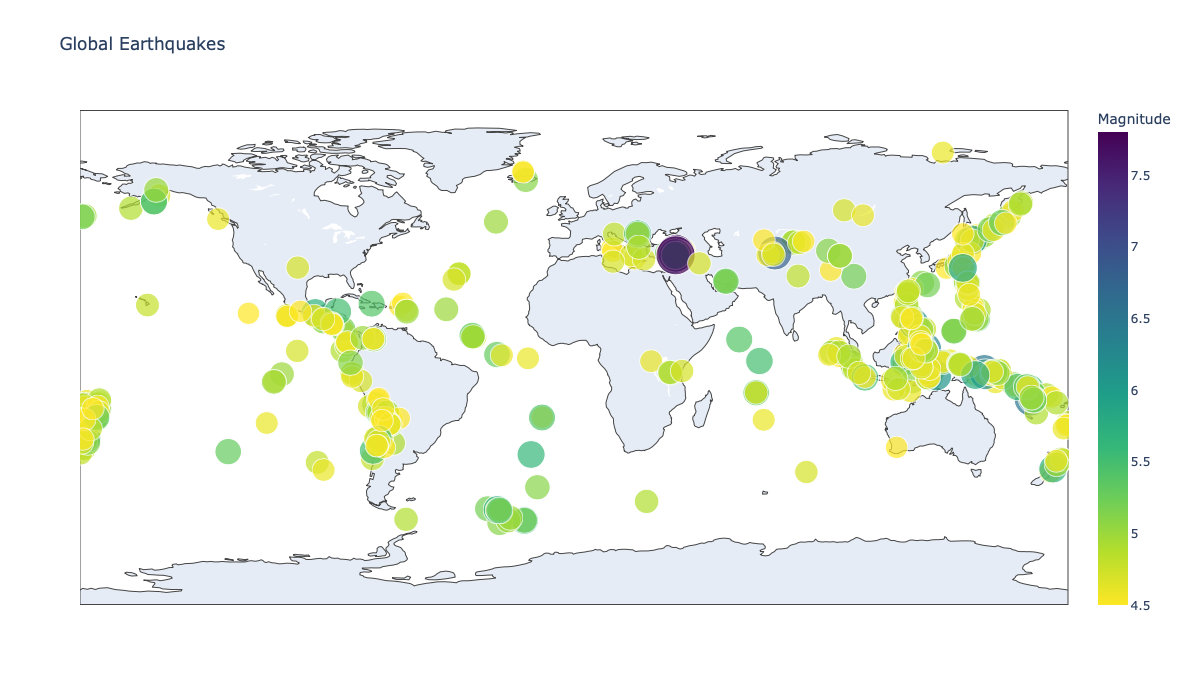

The script that drew this image:
import json
from plotly.graph_objs import Scattergeo, Layout
from plotly import offline

#Explore the structure of the data. 
filename = 'earthquake_data.geojson'
with open(filename) as f:
	eq_data = json.load(f)

# Create file and import contents to readable format. 
reading_file = 'readable_eq_data.json'
with open(reading_file, 'w') as f:
	json.dump(eq_data, f, indent=4)

# Create list containing information about every earthquake. 
eq_dict = eq_data['features']

# Create lists containing the magnitude and location of each earthquake. 
magnitude, longitude, latitude, hover_text = [], [], [], []
for quake in eq_dict:
	mag = quake['properties']['mag']
	lon = quake['geometry']['coordinates'][0]
	lat = quake['geometry']['coordinates'][1]
	title = quake['properties']['title']
	magnitude.append(mag)
	longitude.append(lon)
	latitude.append(lat)
	hover_text.append(title)

# Mapping the earthquakes.
data = [{
	'type': 'scattergeo',
	'lon': longitude,
	'lat': latitude,
	'text': hover_text,
	'marker': {
		'size': [5*mag for mag in magnitude],
		'color': magnitude,
		'colorscale': 'Viridis',
		'reversescale': True,
		'colorbar': {'title': 'Magnitude'}
	},
}]
my_layout = Layout(title='Global Earthquakes')

fig = {'data': data, 'layout': my_layout}
offline.plot(fig, filename='global_earthquakes.html')
